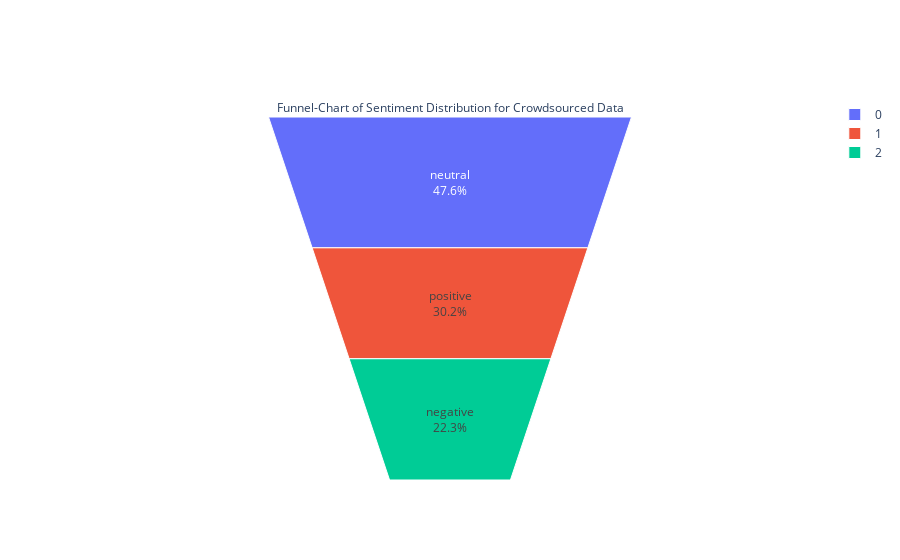

Write notebook code for a chart like this one.
### Code cell
fig = go.Figure(go.Funnelarea(
    text =temp_crowd.sentiment,
    values = temp_crowd.text,
    title = {"position": "top center", "text": "Funnel-Chart of Sentiment Distribution for Crowdsourced Data"}
    ))
fig.show()

### Figure 1 — Plotly figure (JSON) as saved in the notebook; plotly's stock layout.template omitted (floating-point values rounded to 4 significant figures)
{"data": [{"text": ["neutral", "positive", "negative"], "title": {"position": "top center", "text": "Funnel-Chart of Sentiment Distribution for Crowdsourced Data"}, "type": "funnelarea", "values": [5079, 3219, 2378]}], "layout": {}}
